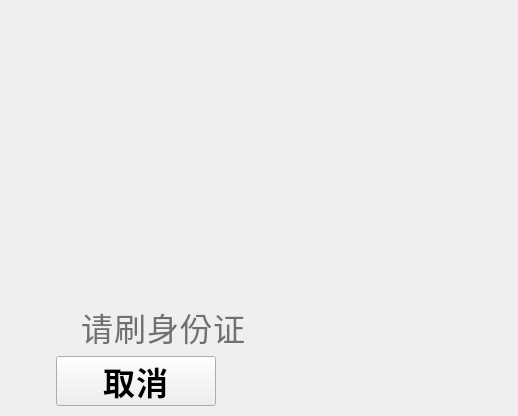
<?xml version="1.0" encoding="UTF-8"?>
<ui version="4.0">
 <class>Sys_ReadIDCard</class>
 <widget class="QWidget" name="Sys_ReadIDCard">
  <property name="geometry">
   <rect>
    <x>0</x>
    <y>0</y>
    <width>518</width>
    <height>416</height>
   </rect>
  </property>
  <property name="windowTitle">
   <string>Form</string>
  </property>
  <property name="styleSheet">
   <string notr="true">font-family: &quot;思源黑体 CN Regular&quot;;
font-size: 32px;
font-weight: bold;
line-height: 49px;
letter-spacing: 1px;
color: 0
</string>
  </property>
  <widget class="QLabel" name="label_gif">
   <property name="geometry">
    <rect>
     <x>9</x>
     <y>9</y>
     <width>500</width>
     <height>300</height>
    </rect>
   </property>
   <property name="minimumSize">
    <size>
     <width>500</width>
     <height>300</height>
    </size>
   </property>
   <property name="maximumSize">
    <size>
     <width>500</width>
     <height>300</height>
    </size>
   </property>
   <property name="text">
    <string/>
   </property>
  </widget>
  <widget class="QLabel" name="label_Notify">
   <property name="geometry">
    <rect>
     <x>56</x>
     <y>306</y>
     <width>215</width>
     <height>42</height>
    </rect>
   </property>
   <property name="maximumSize">
    <size>
     <width>16777215</width>
     <height>80</height>
    </size>
   </property>
   <property name="styleSheet">
    <string notr="true">font-weight: normal;
line-height: 49px;
letter-spacing: 1px;
color: #707070;
font:42px &quot;思源黑体 CN Medium&quot;;
border-radius: 24px;</string>
   </property>
   <property name="text">
    <string>请刷身份证</string>
   </property>
   <property name="alignment">
    <set>Qt::AlignCenter</set>
   </property>
  </widget>
  <widget class="QPushButton" name="pushButton">
   <property name="geometry">
    <rect>
     <x>56</x>
     <y>356</y>
     <width>160</width>
     <height>50</height>
    </rect>
   </property>
   <property name="minimumSize">
    <size>
     <width>160</width>
     <height>50</height>
    </size>
   </property>
   <property name="text">
    <string>取消</string>
   </property>
  </widget>
 </widget>
 <resources/>
 <connections/>
</ui>
